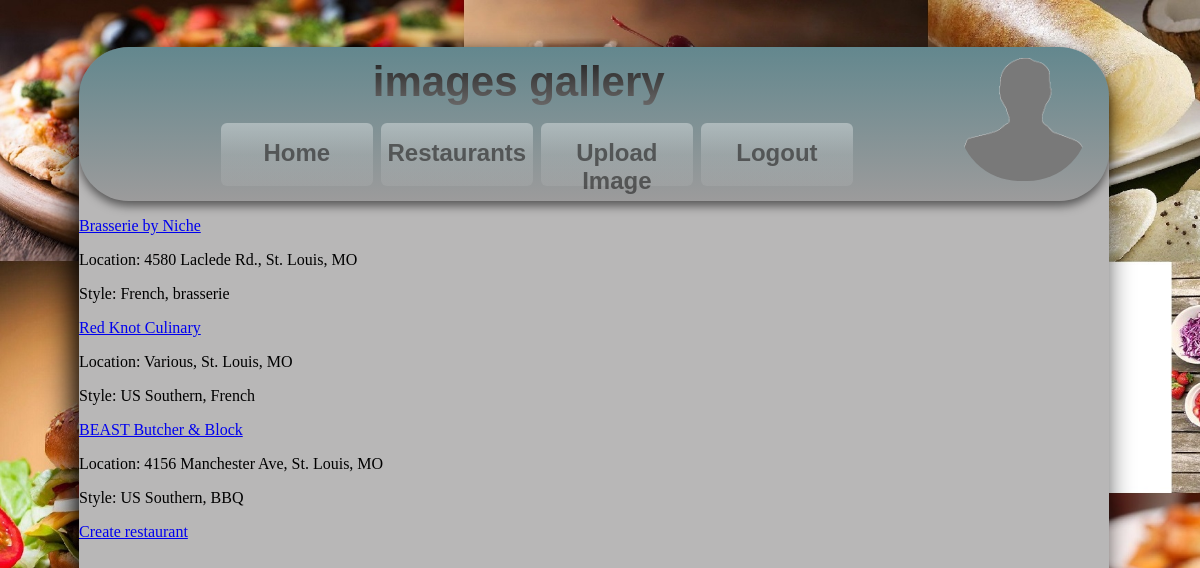
The page /restaurantPage (signed in) on the database its author committed.
### project2App/models.py (models this page shows)
class Image(models.Model):
	title = models.CharField(max_length=255)
	uploader = models.ForeignKey(User, related_name='userPictures', on_delete=models.PROTECT, blank=True, null=True)
	restaurant = models.ForeignKey(Restaurant, related_name='restaurantPictures', on_delete=models.PROTECT, blank=True, null=True)
	restaurantProfilePic = models.ForeignKey(Restaurant, related_name="restaurantProfilePic", on_delete=models.PROTECT, blank=True, null=True)
	content = models.ImageField(upload_to='images/')
	created_at = models.DateTimeField(auto_now_add=True)
	updated_at = models.DateTimeField(auto_now=True)

class User(models.Model):
	first_name = models.CharField(max_length=255)
	last_name = models.CharField(max_length=255)
	username = models.CharField(max_length=255)
	email = models.CharField(max_length=255)
	password = models.CharField(max_length=255)
	chefs = models.ForeignKey(Restaurant, related_name="chefs", on_delete=models.PROTECT, blank=True, null=True)
	created_at = models.DateTimeField(auto_now_add=True)
	updated_at = models.DateTimeField(auto_now=True)

class Restaurant(models.Model):
	name = models.CharField(max_length=255)
	address = models.CharField(max_length=255)
	style = models.CharField(max_length=255, blank=True, null=True)
	cityState = models.CharField(max_length=255)
	phone = models.CharField(max_length=20, blank=True, null=True)
	created_at = models.DateTimeField(auto_now_add=True)
	updated_at = models.DateTimeField(auto_now=True)

### project2App/views.py (the view)
# urls.py: path('restaurantPage', views.restaurantMain),
def restaurantMain(request):
	galleryUser = User.objects.get(username='image_gallery')
	backgroundImage = Image.objects.get(title='homeBackground', uploader=galleryUser)
	restaurants = Restaurant.objects.all()
	profileImage = Image.objects.get(uploader=galleryUser, id=9)
	context = {
		'user':User.objects.get(id=request.session['loggedInUserID']),
		'backgroundImage':backgroundImage,
		'restaurants':restaurants,
		'profileImage':profileImage,
	}
	return render(request, 'restaurantMain.html', context)

### project2App/templates/restaurantMain.html (shortened to what this page needs)
<!DOCTYPE html>
<html lang="en">
<head>
    {% load static %}
    <link rel="stylesheet" type="text/css" href="{% static 'css/userPageStyle.css' %}">
</head>
</head>
<body>
	<div class="main_container">
        <div class="main_header">
            <a href="/userPage/{{user.id}}"><img class="user_dropdown" src="{{profileImage.content.url}}"></a>
            <h1>{{user.first_name}} {{user.last_name}}</h1>
            <div class="sub_header">
                <div class="sub_header_box"><a href="/home">Home</a></div>
                <div class="sub_header_box"><a href="/restaurantPage">Restaurants</a></div>
                <div class="sub_header_box"><a href="/uploadImagePage">Upload Image</a></div>
                <div class="sub_header_box"><a href="/logout">Logout</a></div>
            </div>
        </div>
        {% for restaurant in restaurants %}
            <p><a href="/viewRestaurant/{{restaurant.id}}">{{restaurant.name}}</a></p>
            <p>Location: {{restaurant.address}}, {{restaurant.cityState}}</p>
            <p>Style: {{restaurant.style}}</p>
        {% endfor %}
        <a href="/createRestaurant">Create restaurant</a>
	</div>
</body>

### project2App/static/css/userPageStyle.css (style rules this page uses)
.main_container { width: 87%; height: 770px; margin-left: 6%; margin-top: 4%; background-color: rgba(184, 183, 183); border-radius: 50px; box-shadow: -7px 15px 30px; position: relative; }
.main_header { height: 20%; width: 100%; border-radius: 50px; background-image: linear-gradient(rgba(2, 81, 95, 0.466), rgba(44, 44, 46, 0.199) ); box-shadow: 0px 5px 10px rgba(0, 0, 0, 0.521); }
h1 { text-align: center; }
.user_dropdown { float: right; border-radius: 100px; max-height: 80%; margin:1% 2% 0% 0%; }
.sub_header { width: 74%; height: 40%; margin-left: 8%; margin-top: -1%; padding-left: 5%; }
.main_header h1 { font-size: 42px; background: -webkit-linear-gradient(rgb(20, 20, 20), rgb(104, 103, 103)); -webkit-background-clip: text; -webkit-text-fill-color: transparent; font-family: sans-serif; padding-top: 1%; }
.sub_header_box { width: 20%; height: 76%; margin-left: 1%; padding-top: 2%; float: left; text-align: center; border-radius: 6px; background-image: linear-gradient(rgba(255, 255, 255, 0.363), rgba(245, 245, 245, 0.158), rgba(255, 255, 255, 0.075)); }
.sub_header_box a { font-size: 24px; font-weight: bold; font-family: sans-serif; text-decoration: none; color: rgba(51, 51, 51, 0.699); }

### rows shown on the page
Image: content (picture)
User: first_name "images", last_name "gallery"
Restaurant: name "Brasserie by Niche", address "4580 Laclede Rd.", cityState "St. Louis, MO", style "French, brasserie"
Restaurant: name "Red Knot Culinary", address "Various", cityState "St. Louis, MO", style "US Southern, French"
Restaurant: name "BEAST Butcher & Block", address "4156 Manchester Ave", cityState "St. Louis, MO", style "US Southern, BBQ"
